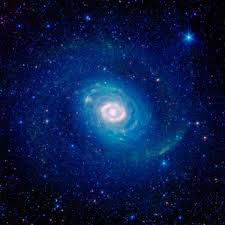
#> input picture ccse-ctf-2016/LSB_75-INCOMPLETE/galaxy.png, 225 x 225 px
$ python solution.py   (Python 2 division)
#> lines starting #> are read from the running program, lines starting #| are printed output that depends on the picture
from PIL import Image

image = Image.open("galaxy.png")
#> image is the input picture: PIL image 225x225 RGB; mean R, G, B 10.1, 27.3, 71.3
width, height = image.size
#> width = 225; height = 225
pixels = image.load()

new = Image.new("RGB", (width, height))
#> new: PIL image 225x225 RGB; every value is 0
new_pixels = new.load()

lsb = ""

for x in range(width):
    for y in range(height):
        r = int(bin(pixels[x, y][0])[-1])
        g = int(bin(pixels[x, y][1])[-1])
        b = int(bin(pixels[x, y][2])[-1])

        new_pixels[x, y] = (r, g, b)
        print new_pixels[x, y]
#> this loop made 225 passes
#> (printed output is left out)

new.save("out.png")
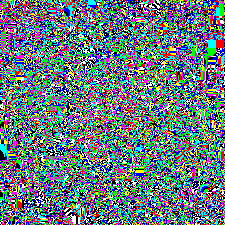
#> saved as out.png: PIL image 225x225 RGB; mean R, G, B 0.405, 0.476, 0.501; drawn with 1 as white
# print ''.join(chr(int(lsb[i:i+8], 2)) for i in xrange(0, len(lsb), 8))
